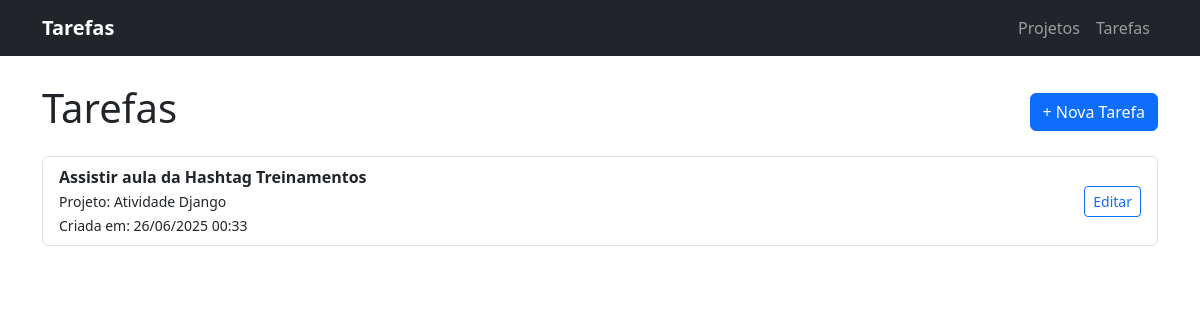
The page /tarefas/ on the database as committed earlier.
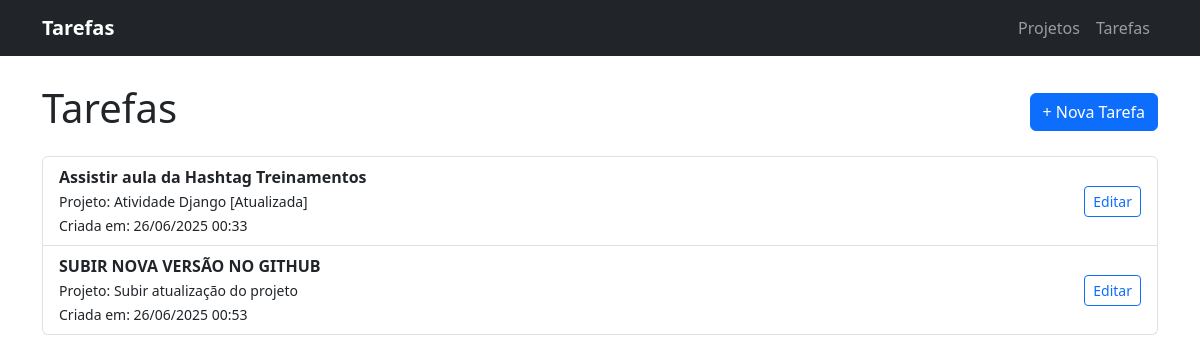
The same page on the database as committed later.
### tarefas/models.py (models this page shows, shortened)
class Tarefa(models.Model):
    projeto = models.ForeignKey(Projeto, on_delete=models.CASCADE)
    titulo = models.CharField(max_length=100)
    descricao = models.TextField()
    concluida = models.BooleanField(default=False)
    data_criacao = models.DateTimeField(auto_now_add=True)

class Projeto(models.Model):
    nome = models.CharField(max_length=100)
    descricao = models.TextField(blank=True)

### tarefas/views.py (the view)
# urls.py: path('tarefas/', views.lista_tarefas, name='lista_tarefas'),
def lista_tarefas(request):
    tarefas = Tarefa.objects.all()
    return render(request, 'tarefas/lista_tarefas.html', {'tarefas': tarefas})

### tarefas/templates/tarefas/lista_tarefas.html (shortened to what this page needs)
{% extends 'tarefas/base.html' %}
{% block content %}
<div class="d-flex justify-content-between align-items-center mt-4 mb-3">
    <h1>Tarefas</h1>
    <a href="{% url 'cadastrar_tarefa' %}" class="btn btn-primary">+ Nova Tarefa</a>
</div>
<ul class="list-group">
  {% for tarefa in tarefas %}
    <li class="list-group-item d-flex justify-content-between align-items-center">
        <div>
            <strong>{{ tarefa.titulo }}</strong><br>
            <small>Projeto: {{ tarefa.projeto.nome }}<br>
            Criada em: {{ tarefa.data_criacao|date:"d/m/Y H:i" }}</small>
        </div>
        <a href="{% url 'editar_tarefa' tarefa.id %}" class="btn btn-sm btn-outline-primary">Editar</a>
    </li>
  {% empty %}
    <li class="list-group-item">Nenhuma tarefa cadastrada.</li>
  {% endfor %}
</ul>
{% endblock %}

### tarefas/templates/tarefas/base.html (shortened to what this page needs)
<!DOCTYPE html>
<html lang="pt-br">
<head>
    <link href="https://cdn.jsdelivr.net/npm/bootstrap@5.3.0/dist/css/bootstrap.min.css" rel="stylesheet">
</head>
<body>
    <nav class="navbar navbar-expand-lg navbar-dark bg-dark fixed-top">
        <div class="container">
            <a class="navbar-brand" href="{% url 'lista_projetos' %}">Tarefas</a>
            <div class="collapse navbar-collapse">
                <ul class="navbar-nav ms-auto">
                    <li class="nav-item"><a class="nav-link" href="{% url 'lista_projetos' %}">Projetos</a></li>
                    <li class="nav-item"><a class="nav-link" href="{% url 'lista_tarefas' %}">Tarefas</a></li>
                </ul>
            </div>
        </div>
    </nav>
    <div class="container">
        {% block content %}{% endblock %}
    </div>
</body>
</html>

### tarefas/templates/tarefas/base.html (style rules this page uses)
body { padding-top: 60px; }
.navbar-brand { font-weight: bold; }

Rows that differ between the two databases and show on the page:
changed through a linked row, Tarefa "Assistir aula da Hashtag Treinamentos": projeto.nome "Atividade Django" → "Atividade Django [Atualizada]"
added Tarefa: titulo "SUBIR NOVA VERSÃO NO GITHUB", projeto.nome "Subir atualização do projeto", data_criacao "26/06/2025 00:53"
